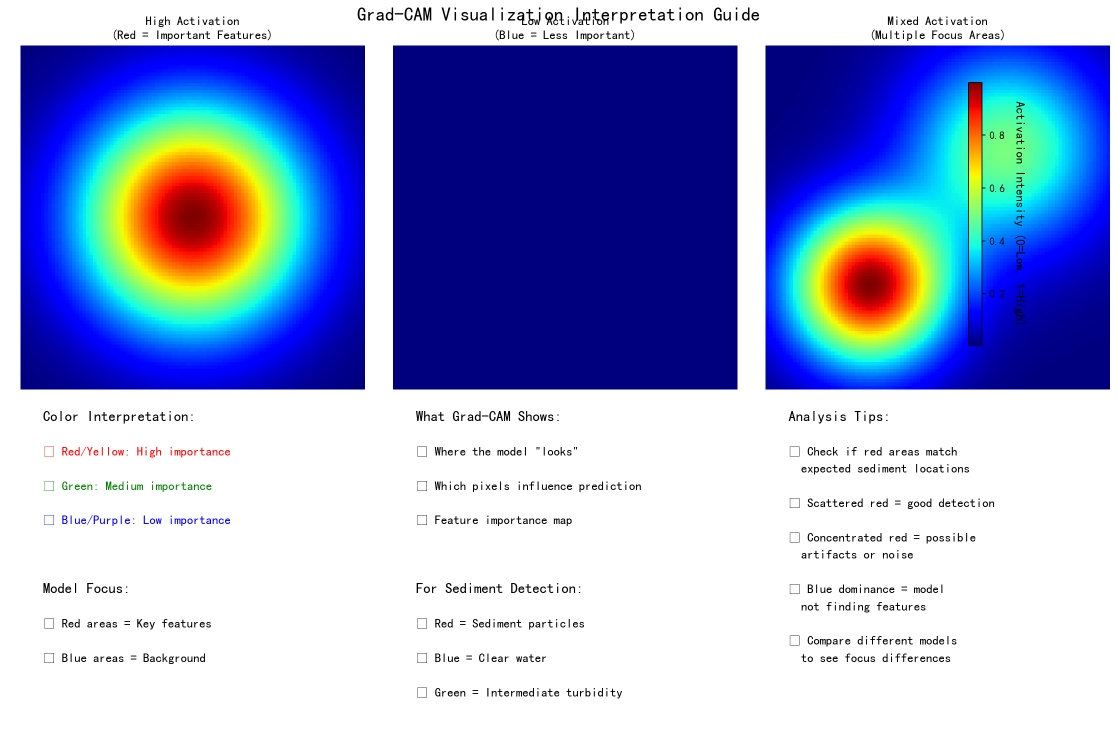
#> input picture gradcam_interpretation_guide.png, 2235 x 1477 px (shown at 1/2 size)
$ python grid_image_generator.py --input_dir .
#> lines starting #> are read from the running program, lines starting #| are printed output that depends on the picture
#!/usr/bin/env python
# -*- coding: utf-8 -*-"""
#九宫格图像生成工具
#支持将指定目录下的图像文件排列成4宫格图、9宫格图或16宫格图并保存

#使用方法:
#python grid_image_generator.py --input_dir ./images --grid_size 9 --output_path grid_result.jpg
import os
import argparse
import numpy as np
from PIL import Image, ImageOps, ImageDraw
import matplotlib.pyplot as plt
from typing import List, Tuple, Optional, Dict, Any, Union

class GridImageGenerator:
    def __init__(self) -> None:
        """初始化九宫格图像生成器"""
        # 支持的图像格式
        self.supported_formats = ('.jpg', '.jpeg', '.png', '.bmp', '.gif', '.tiff')

    def get_image_paths(self, input_dir: str) -> List[str]:
        """
        获取目录下所有支持的图像文件路径
        :param input_dir: 输入目录路径
        :return: 图像文件路径列表
        """
#> called with input_dir = '.'
        if not os.path.isdir(input_dir):
            raise ValueError(f"输入目录不存在: {input_dir}")

        image_paths = []
        for filename in os.listdir(input_dir):
            if filename.lower().endswith(self.supported_formats):
                image_paths.append(os.path.join(input_dir, filename))
#> pass 2 of the loop in get_image_paths, `for filename in os.listdir(input_dir):`:
#> in create_grid_image, `grid_image = Image.new('RGB', (canvas_width, canvas_height), padding_c..`: grid_image: PIL image 620x642 RGB; every value is 255

        if not image_paths:
            raise ValueError(f"在目录 {input_dir} 中未找到支持的图像文件")

        return sorted(image_paths)

    def load_and_preprocess_image(self, image_path: str, target_size: Tuple[int, int], padding_color: Tuple[int, int, int] = (255, 255, 255)) -> Image.Image:
        """
        加载并预处理图像
        :param image_path: 图像路径
        :param target_size: 目标尺寸 (width, height)
        :param padding_color: 填充颜色 (R, G, B)
        :return: 预处理后的图像
        """
#> called with image_path = './gradcam_interpretation_guide.png', target_size = (200, 200), padding_color = (255, 255, 255)
        try:
            with Image.open(image_path) as img:
                # 转换为RGB模式以统一格式
#> img is the input picture: PIL image 2235x1477 RGBA; mean R, G, B, A 154.7, 168.8, 212.4, 255
                if img.mode != 'RGB':
                    img = img.convert('RGB')
#> img: PIL image 2235x1477 RGB

                # 计算调整大小以保持纵横比
                img.thumbnail(target_size)
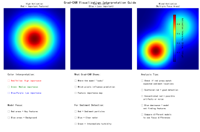
#> img: PIL image 200x132 RGB; mean R, G, B 154.6, 168.7, 212.3
                img_width, img_height = img.size
#> img_width = 200; img_height = 132

                # 创建空白画布并将图像居中放置
                canvas = Image.new('RGB', target_size, padding_color)
#> canvas: PIL image 200x200 RGB; every value is 255
                offset_x = (target_size[0] - img_width) // 2
#> offset_x = 0
                offset_y = (target_size[1] - img_height) // 2
#> offset_y = 34
                canvas.paste(img, (offset_x, offset_y))
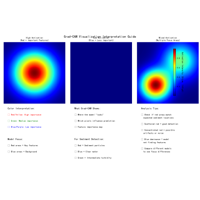
#> canvas: PIL image 200x200 RGB; mean R, G, B 188.7, 198, 226.8

                return canvas
        except Exception as e:
            print(f"⚠️ 警告: 无法加载图像 {image_path}, 错误: {str(e)}")
            # 返回空白图像
            return Image.new('RGB', target_size, padding_color)

    def create_grid_image(self,
                         image_paths: List[str],
                         grid_size: int = 9,
                         output_path: str = 'grid_result.jpg',
                         cell_size: Tuple[int, int] = (200, 200),
                         padding: int = 10,
                         padding_color: Tuple[int, int, int] = (255, 255, 255),
                         show_filenames: bool = True,
                         filename_font_size: int = 12) -> None:
        """
        创建九宫格图像
        :param image_paths: 图像文件路径列表
        :param grid_size: 宫格数量，支持4, 9, 16
        :param output_path: 输出图像路径
        :param cell_size: 每个单元格的尺寸 (width, height)
        :param padding: 单元格之间的间距
        :param padding_color: 背景和间距颜色
        :param show_filenames: 是否显示文件名
        :param filename_font_size: 文件名字体大小
        """
        # 验证宫格大小
        if grid_size not in [4, 9, 16]:
            raise ValueError(f"不支持的宫格大小 {grid_size}, 请选择4, 9或16")

        # 计算行列数
        cols = int(np.sqrt(grid_size))
        rows = cols

        # 限制图像数量不超过宫格数
        num_images = min(len(image_paths), grid_size)
        image_paths = image_paths[:num_images]

        # 计算画布大小
        canvas_width = cols * cell_size[0] + (cols - 1) * padding
        canvas_height = rows * cell_size[1] + (rows - 1) * padding

        # 如果显示文件名，增加底部空间
        if show_filenames:
            canvas_height += filename_font_size + 10  # 额外空间用于文件名

        # 创建画布
        grid_image = Image.new('RGB', (canvas_width, canvas_height), padding_color)
        draw = ImageDraw.Draw(grid_image) if show_filenames else None

        # 放置图像
        for i, image_path in enumerate(image_paths):
            row = i // cols
            col = i % cols

            # 计算位置
            x = col * (cell_size[0] + padding)
            y = row * (cell_size[1] + padding)

            # 加载并预处理图像
            img = self.load_and_preprocess_image(image_path, cell_size, padding_color)

            # 粘贴到画布
            grid_image.paste(img, (x, y))
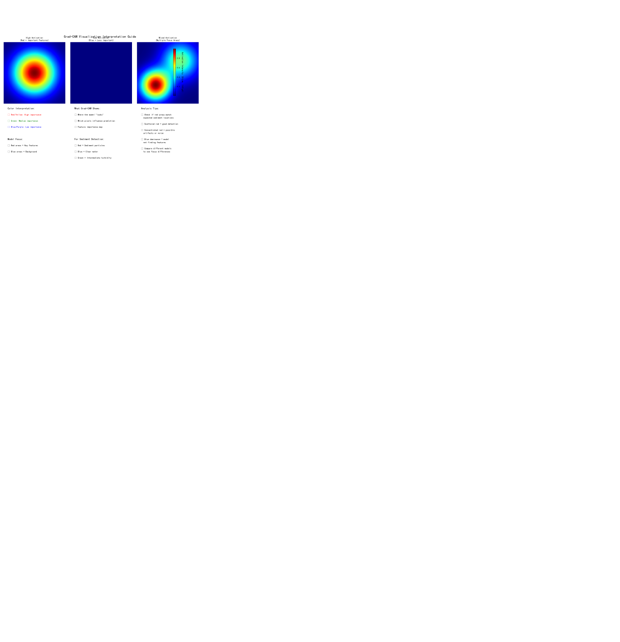
#> grid_image: PIL image 620x642 RGB; mean R, G, B 248.3, 249.3, 252.2

            # 绘制文件名
            if show_filenames and draw:
                filename = os.path.splitext(os.path.basename(image_path))[0]
                text_y = y + cell_size[1] + 5
                draw.text((x, text_y), filename, fill=(0, 0, 0))
#> pass 2 of the loop in create_grid_image, `for i, image_path in enumerate(image_paths):`:
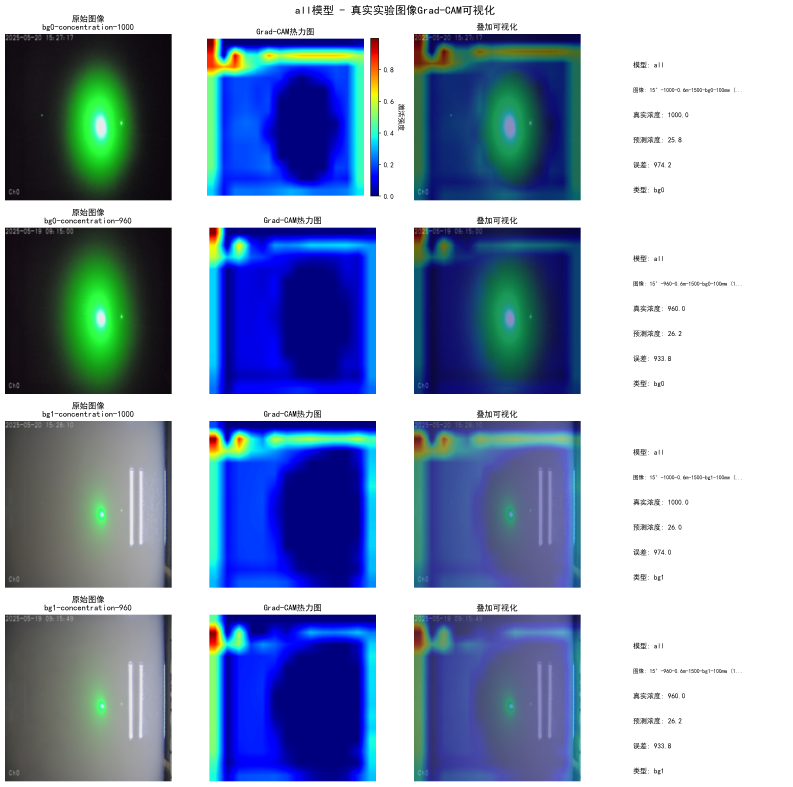
#> input picture real_experiment_gradcam_all_fixed_font.png, 2377 x 2359 px (shown at 1/3 size)
#> in load_and_preprocess_image, img is the input picture: PIL image 2377x2359 RGBA; mean R, G, B, A 141.8, 158.7, 187.4, 255
#> in load_and_preprocess_image (call 2), `canvas.paste(img, (offset_x, offset_y))`:
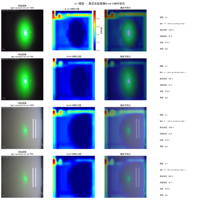
#> canvas: PIL image 200x200 RGB; mean R, G, B 142.7, 159.5, 187.9
#> in create_grid_image, `grid_image.paste(img, (x, y))`:
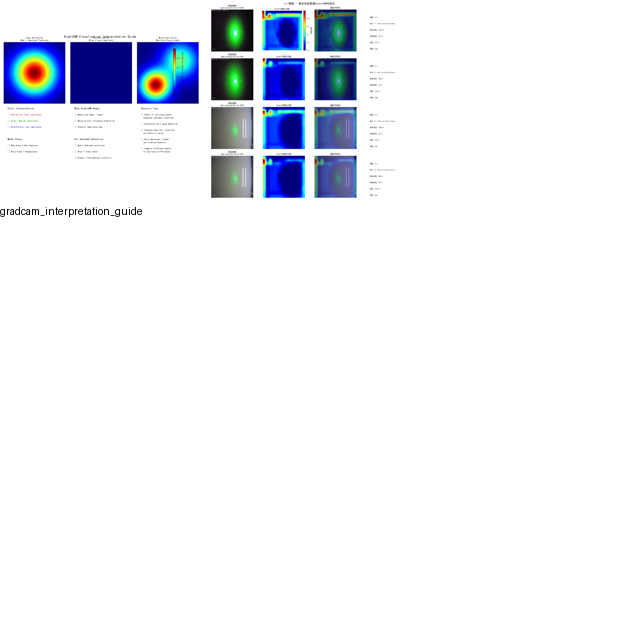
#> grid_image: PIL image 620x642 RGB; mean R, G, B 236.8, 239.5, 245.2

        # 保存结果
        grid_image.save(output_path)
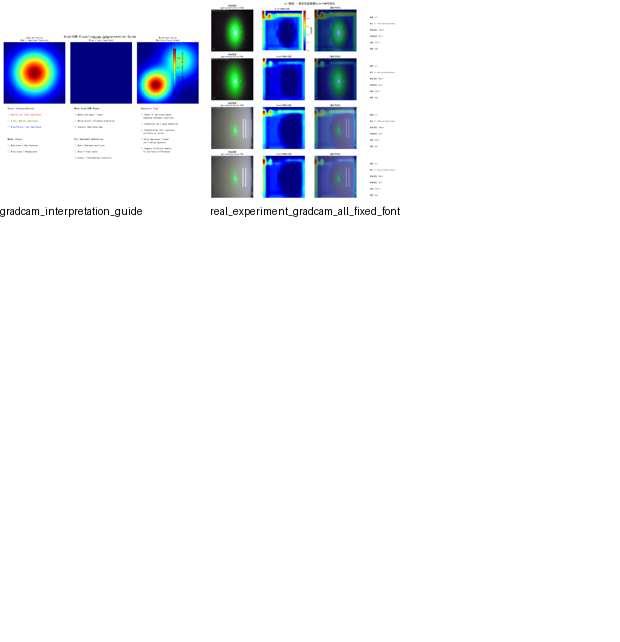
#> saved as grid_result.jpg: PIL image 620x642 RGB; mean R, G, B 236.6, 239.2, 244.9
        print(f"✅ 九宫格图像已保存至: {output_path}")

    def run(self) -> None:
        """运行九宫格图像生成器"""
        parser = argparse.ArgumentParser(description='九宫格图像生成工具', formatter_class=argparse.ArgumentDefaultsHelpFormatter)
        parser.add_argument('--input_dir', type=str, required=True, help='包含图像的目录路径')
        parser.add_argument('--grid_size', type=int, default=9, choices=[4, 9, 16], help='宫格数量: 4(2x2), 9(3x3), 16(4x4)')
        parser.add_argument('--output_path', type=str, default='grid_result.jpg', help='输出图像路径')
        parser.add_argument('--cell_size', type=int, default=200, help='每个单元格的尺寸 (像素)')
        parser.add_argument('--padding', type=int, default=10, help='单元格之间的间距 (像素)')
        parser.add_argument('--padding_color', type=str, default='255,255,255', help='背景和间距颜色 (R,G,B)')
        parser.add_argument('--no_filenames', action='store_true', help='不显示文件名')

        args = parser.parse_args()

        try:
            # 解析颜色参数
            padding_color = tuple(map(int, args.padding_color.split(',')))
            if len(padding_color) != 3 or any(c < 0 or c > 255 for c in padding_color):
                raise ValueError("颜色值必须是0-255之间的三个整数")
        except:
            print("⚠️ 警告: 颜色格式无效，使用默认白色背景")
            padding_color = (255, 255, 255)

        try:
            print("🔍 正在查找图像文件...")
            image_paths = self.get_image_paths(args.input_dir)
            print(f"📁 找到 {len(image_paths)} 个图像文件")

            print("🖼️ 正在创建九宫格图像...")
            self.create_grid_image(
                image_paths,
                grid_size=args.grid_size,
                output_path=args.output_path,
                cell_size=(args.cell_size, args.cell_size),
                padding=args.padding,
                padding_color=padding_color,
                show_filenames=not args.no_filenames
            )

        except Exception as e:
            print(f"❌ 生成九宫格图像失败: {str(e)}")
            exit(1)

if __name__ == '__main__':
    generator = GridImageGenerator()
    generator.run()
